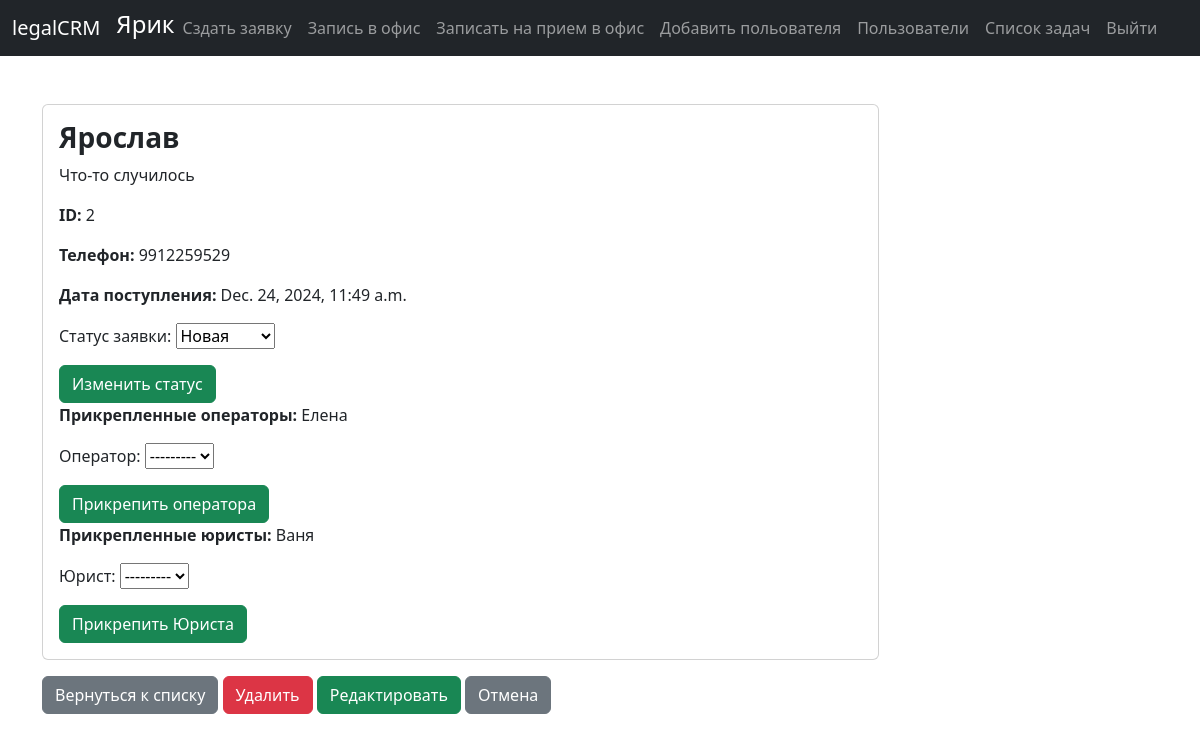
Page /record/2/ (signed in) on the committed database.
### accounts/models.py (models this page shows)
class User(AbstractUser):
    status = models.CharField(max_length=50)

### leads/models.py (models this page shows, shortened)
class Record(models.Model):
    name = models.CharField(max_length=50,default=None, null=True)
    phone = models.CharField(max_length=50, default=None, null=True)
    description  = models.CharField(max_length=500, default=None, null=True)
    status = models.CharField(max_length=50,  default='Новая', null=True)
    created_at = models.DateTimeField(auto_now_add=True)
    employees_KC = models.CharField(max_length=50, default="Не прикреплен")
    employees_UPP = models.CharField(max_length=50,default="Не прикреплен")
    in_work = models.BooleanField(default=False)

### leads/views.py (the view)
# urls.py: path("record/<int:pk>/", views.record, name='record'),
def record(request, pk):
    if request.user.is_authenticated:
        record = Record.objects.get(id=pk)
        form_status = StatusForm(request.POST or None, instance=record)
        form_employees_KC = Employees_KCForm(request.POST or None, instance=record)
        form_employees_UPP = Employees_UPPForm(request.POST or None, instance=record)
        if form_status.is_valid():
            form_status.save()
            messages.success(request, f"Статус был успешно обнавлена")
            return redirect("home")
        elif form_employees_KC.is_valid():
            form_employees_KC.save()
            messages.success(request, f"Оператор прикреплен")
            return redirect("home")
        elif form_employees_UPP.is_valid():
            form_employees_UPP.save()
            messages.success(request, f"Юрист прикреплен")
            return redirect("home")
        return render(request, "record.html", {"record": record, "form_status":form_status, "form_employees_KC":form_employees_KC, "form_employees_UPP":form_employees_UPP})
    else:
        return redirect("home")

### leads/forms.py
class StatusForm(forms.ModelForm):
    status = forms.ChoiceField(label="Статус заявки", choices=(("Новая", "Новая"),("Брак", "Брак"),("Недозвон", "Недозвон"), ("Перезвон", "Перезвон"), ("Запись", "Запись"), ("Отказ", "Отказ")))
    class Meta:
        model = Record
        fields = ['status']
        labels = {'status': 'Статус заявки'}

class Employees_KCForm(forms.ModelForm):
    employees_KC = forms.ModelChoiceField(queryset=User.objects.filter(status="Оператор"), label="Оператор")
    class Meta:
        model = User
        fields = ['employees_KC']
        labels = {'status': 'Оператор'}

### leads/templates/record.html (shortened to what this page needs)
{% extends "base.html" %}
{% block content %}
{% if user.is_authenticated %}
    <div class="card w-75 mb-3">
        <div class="card-body">
          <h3 class="card-title"><strong>{{ record.name }}</strong></h3>
          <p class="card-text">{{ record.description }}</p>
          <p class="card-text"><strong>ID: </strong> {{ record.id }}</p>
          <p class="card-text"><strong>Телефон: </strong> {{ record.phone }}</p>
          <p class="card-text"><strong>Дата поступления: </strong> {{ record.created_at }}</p>
          <form method="post">
                            {{form_status.as_p}}
                            <button type="submit" class="btn btn-success">Изменить статус</button>
          </form>
          {% if user.status == "Директор КЦ" or  user.status == "Администратор"%}
                <p class="card-text"><strong>Прикрепленные операторы: </strong> {{ record.employees_KC }}</p>
                 <form method="post">
                                  {{form_employees_KC.as_p}}
                                  <button type="submit" class="btn btn-success">Прикрепить оператора</button>
                 </form>
          {% endif %}
          {% if user.status == "Директор ЮПП" or  user.status == "Администратор"%}
                <p class="card-text"><strong>Прикрепленные юристы: </strong> {{ record.employees_UPP }}</p>
                    <form method="post">
                                  {{form_employees_UPP.as_p}}
                                  <button type="submit" class="btn btn-success">Прикрепить Юриста</button>
                    </form>
          {% endif %}
        </div>
    </div>
      <a href="{% url 'home' %}" class="btn btn-secondary">Вернуться к списку</a>
    {% if user.status == "Администратор"%}
      <a href="{% url 'delete_record' record.id %}" class="btn btn-danger">Удалить</a>
    {% endif %}
      <a href="{% url 'update_record' record.id %}" class="btn btn-success">Редактировать</a>
      <a href="{% url 'home' %}" class="btn btn-secondary">Отмена</a>
{% endif %}
{% endblock content %}

### leads/templates/navbar.html (shortened to what this page needs)
<nav class="navbar navbar-expand-lg navbar-dark bg-dark">
    <div class="container-fluid">
      <a class="navbar-brand" href="{% url 'home' %}">legalCRM</a>
        <li class="nav-item" style=" display: flex; ">
            <h4 style="color:#fff;">{{ user.username }}</h4>
          </li>
      <div class="collapse navbar-collapse" id="navbarSupportedContent">
        <ul class="navbar-nav me-auto mb-2 mb-lg-0">
          {% if user.is_authenticated %}
          {% if user.status == "Директор КЦ" or user.status == "Администратор" %}
          <li class="nav-item">
            <a class="nav-link"  href="{% url 'add_record'%}">Сздать заявку</a>
          </li>
            <li class="nav-item">
                    <a class="nav-link"  href="{% url 'appointments'%}">Запись в офис</a>
              </li>
            <li class="nav-item">
                    <a class="nav-link"  href="{% url 'add_appointments'%}">Записать на прием в офис</a>
              </li>
          {% endif %}
          {% if user.status == "Администратор"%}
          <li class="nav-item">
              <a class="nav-link"  href="{% url 'reg'%}">Добавить польователя</a>
            </li>
            <li class="nav-item">
                <a class="nav-link"  href="{% url 'employees'%}">Пользователи</a>
            </li>
            <li class="nav-item">
                    <a class="nav-link"  href="{% url 'todolist'%}">Список задач</a>
              </li>
            {% endif %}
            {% else%}
            <li class="nav-item">
              <a class="nav-link"  href="{% url 'home'%}">Login</a>
            </li>
          {% endif %}
            <li class="nav-item">
            <a class="nav-link"  href="{% url 'logout'%}">Выйти</a>
          </li>
        </ul>
      </div>
    </div>
  </nav>

### rows in the picture
User: username "Ярик"
Record: name "Ярослав", description "Что-то случилось", id "2", phone "9912259529", created_at "Dec. 24, 2024, 11:49 a.m.", status "Новая", employees_KC "Елена", employees_KC "---------", employees_UPP "Ваня", employees_UPP "---------"
